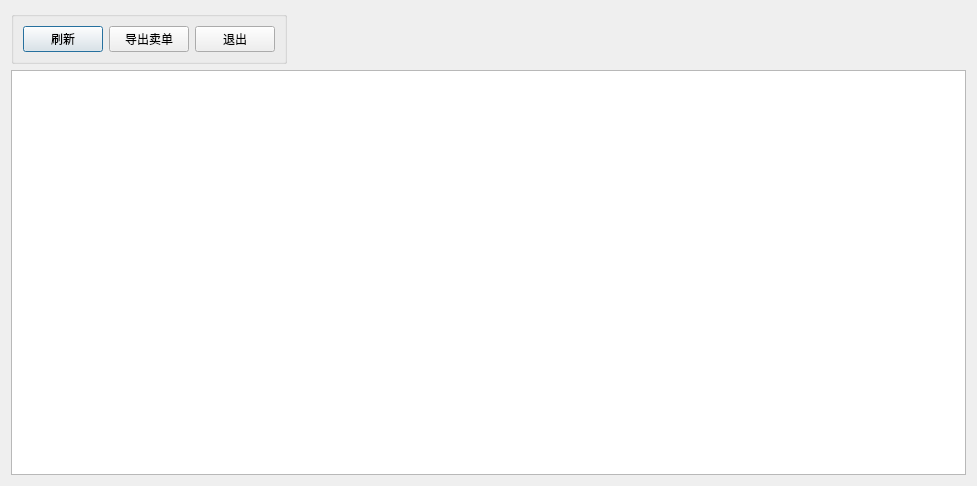
<?xml version="1.0" encoding="UTF-8"?>
<ui version="4.0">
 <class>stockquery</class>
 <widget class="QDialog" name="stockquery">
  <property name="geometry">
   <rect>
    <x>0</x>
    <y>0</y>
    <width>977</width>
    <height>486</height>
   </rect>
  </property>
  <property name="windowTitle">
   <string>Dialog</string>
  </property>
  <property name="sizeGripEnabled">
   <bool>false</bool>
  </property>
  <layout class="QGridLayout" name="gridLayout_2">
   <item row="0" column="0">
    <widget class="QGroupBox" name="groupBox">
     <property name="sizePolicy">
      <sizepolicy hsizetype="Preferred" vsizetype="Fixed">
       <horstretch>0</horstretch>
       <verstretch>0</verstretch>
      </sizepolicy>
     </property>
     <property name="title">
      <string/>
     </property>
     <layout class="QGridLayout" name="gridLayout">
      <item row="0" column="0">
       <widget class="QPushButton" name="refresh">
        <property name="text">
         <string>刷新</string>
        </property>
       </widget>
      </item>
      <item row="0" column="1">
       <widget class="QPushButton" name="exportsellbtn">
        <property name="text">
         <string>导出卖单</string>
        </property>
       </widget>
      </item>
      <item row="0" column="2">
       <widget class="QPushButton" name="quit">
        <property name="text">
         <string>退出</string>
        </property>
       </widget>
      </item>
     </layout>
    </widget>
   </item>
   <item row="0" column="1">
    <spacer name="horizontalSpacer">
     <property name="orientation">
      <enum>Qt::Horizontal</enum>
     </property>
     <property name="sizeHint" stdset="0">
      <size>
       <width>554</width>
       <height>20</height>
      </size>
     </property>
    </spacer>
   </item>
   <item row="1" column="0" colspan="2">
    <widget class="QTableView" name="stockinfo">
     <property name="sizePolicy">
      <sizepolicy hsizetype="Expanding" vsizetype="Expanding">
       <horstretch>0</horstretch>
       <verstretch>0</verstretch>
      </sizepolicy>
     </property>
    </widget>
   </item>
  </layout>
 </widget>
 <tabstops>
  <tabstop>refresh</tabstop>
  <tabstop>quit</tabstop>
  <tabstop>stockinfo</tabstop>
 </tabstops>
 <resources/>
 <connections/>
</ui>
